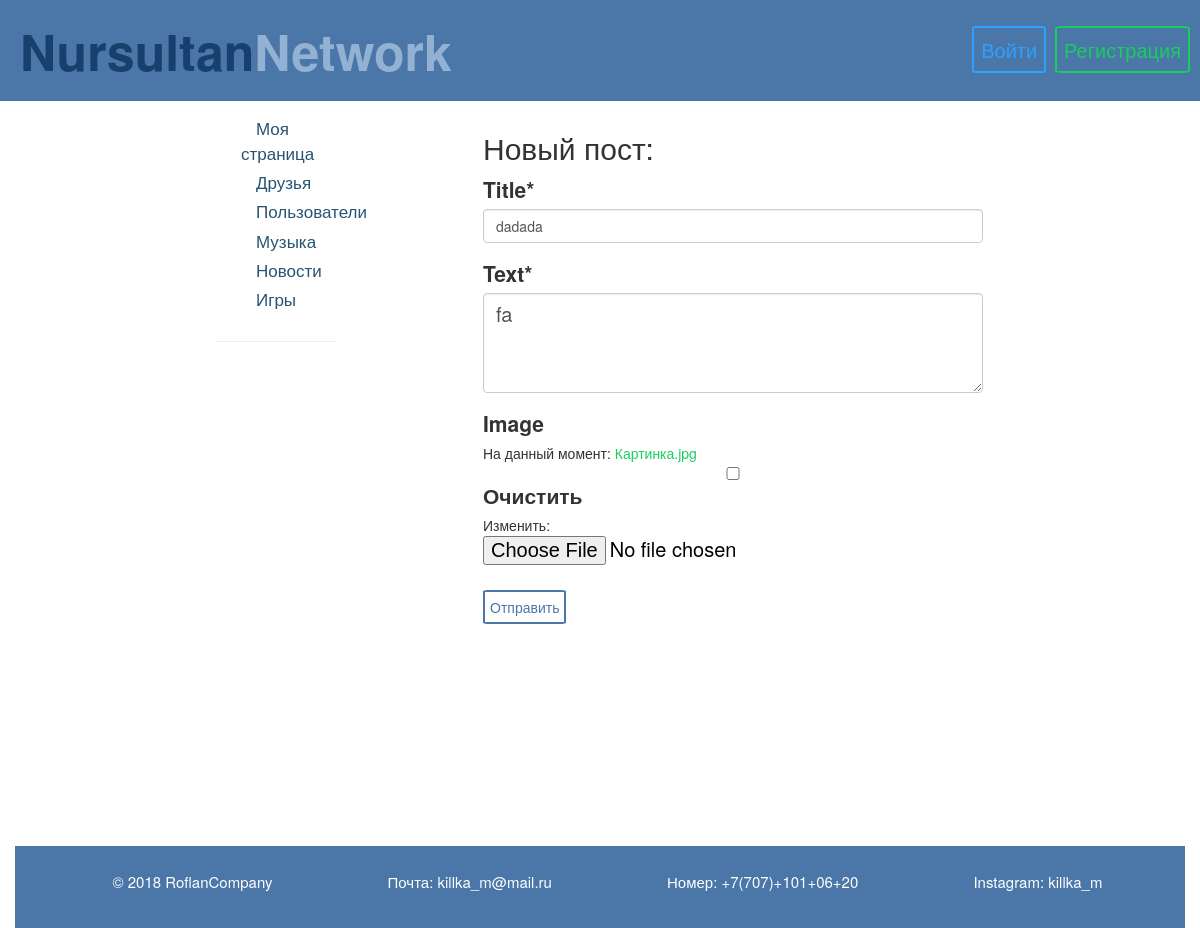
The app's page /feed/post/35/edit/, older data.
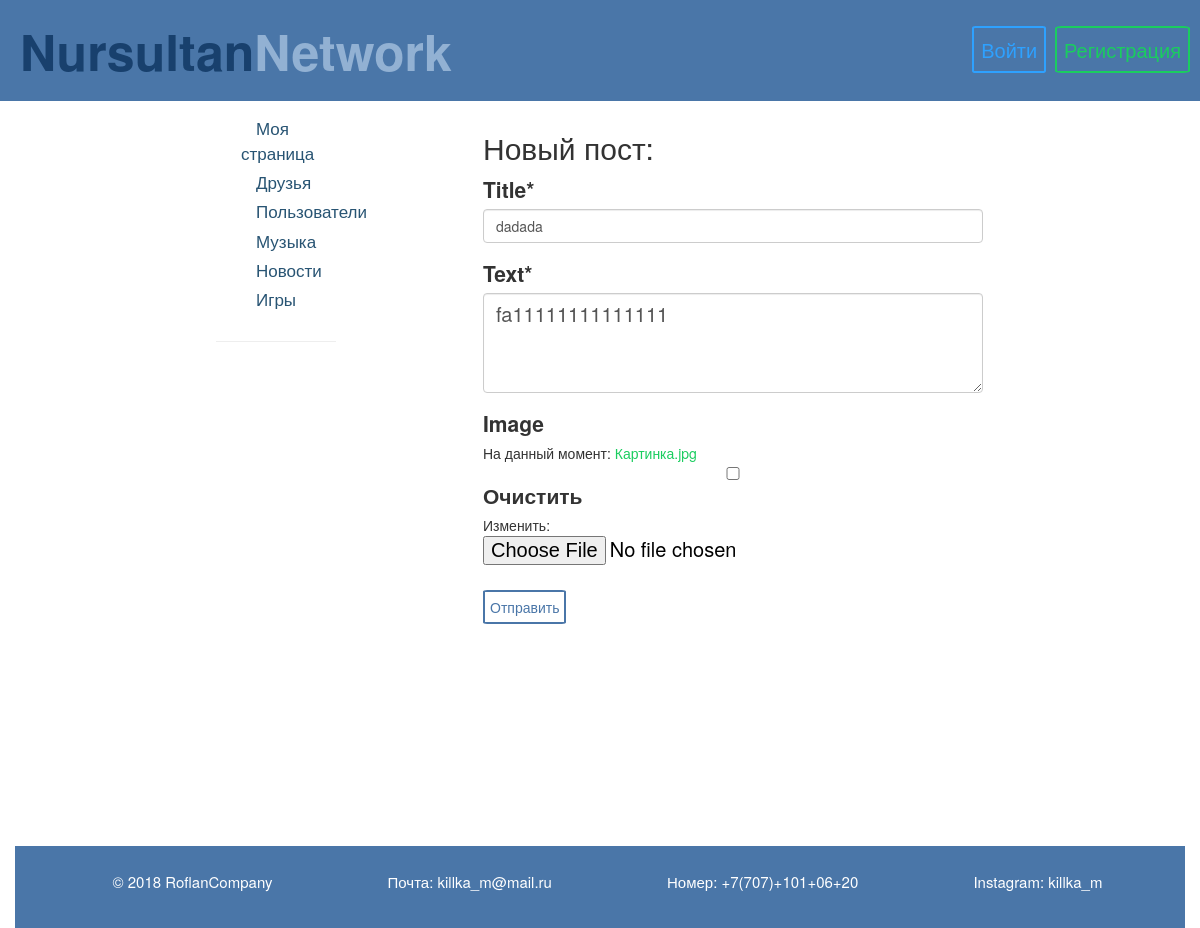
The same page, newer data.
### mysocial/models.py (models this page shows, shortened)
class Post(models.Model):
    author = models.ForeignKey(User, on_delete=models.CASCADE)
    title = models.CharField(max_length=200)
    image = models.ImageField(null=True, blank=True, width_field="width_field", height_field="height_field")
    height_field=models.IntegerField(default=330)
    width_field = models.IntegerField(default=330)
    text = models.TextField()
    created_date = models.DateTimeField(default=timezone.now)
    published_date = models.DateTimeField(blank=True, null=True)

### mysocial/views.py (the view)
# urls.py: path('feed/post/<int:pk>/edit/', views.com_edit, name='com_edit'),
def com_edit(request, pk):
    post = get_object_or_404(Post, pk=pk)
    if request.method == "POST":
        form = PostForm(request.POST or None, request.FILES or None, instance=post)
        if form.is_valid():
            post = form.save(commit=False)
            post.author = request.user
            post.published_date = timezone.now()
            post.save()
            return redirect('com_detail', pk=post.pk)
    else:
        form = PostForm(instance=post)
    return render(request, 'mysocial/com_edit.html', {'form': form})

### mysocial/forms.py
class PostForm(forms.ModelForm):
    class Meta:
        model = Post
        fields = ('title', 'text','image')

### mysocial/templates/mysocial/com_edit.html (shortened to what this page needs)
{% extends 'mysocial/base.html' %}
{% load crispy_forms_tags %}
{% block content %}
    <form method="POST" class="post-form" enctype="multipart/form-data">{% csrf_token %}
        <h2>Новый пост:</h2>
        {{ form|crispy }}
        <button type="submit" id="edit_prof">Отправить</button>
    </form>
{% endblock %}

Row changes from the older to the newer data that the page shows:
changed Post "dadada": text "fa" → "fa11111111111111"
